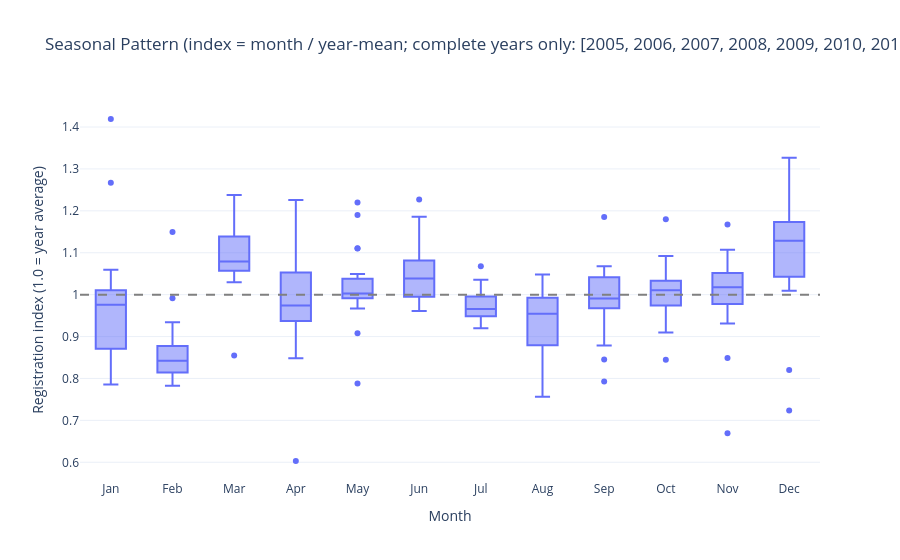

The notebook cell this image was saved under:
### Markdown cell above
## Plot 5: Seasonality of registrations

### Code cell
monthly = df.groupby("date")["registrations"].sum().reset_index()
monthly["year"] = monthly["date"].dt.year
monthly["month"] = monthly["date"].dt.month
monthly["month_name"] = monthly["date"].dt.strftime("%b")

# Index each month against its year's mean → isolates seasonal shape
monthly["year_mean"] = monthly.groupby("year")["registrations"].transform("mean")
monthly["index"] = monthly["registrations"] / monthly["year_mean"]

# Only use complete years (12 months present)
complete_years = monthly.groupby("year")["month"].nunique() == 12
valid_years = complete_years[complete_years].index
seasonality = monthly[monthly["year"].isin(valid_years)]

fig = px.box(
    seasonality, x="month_name", y="index", category_orders={"month_name": [
        "Jan","Feb","Mar","Apr","May","Jun","Jul","Aug","Sep","Oct","Nov","Dec"]},
    title=f"Seasonal Pattern (index = month / year-mean; complete years only: {list(valid_years)})",
    labels={"month_name": "Month", "index": "Registration index (1.0 = year average)"},
)
fig.add_hline(y=1.0, line_dash="dash", line_color="gray")
fig.update_layout(template="plotly_white")
fig.write_image(EDA_DIR / "05_seasonality.png", scale=2)
fig.show()

# Month rankings by median index
med = seasonality.groupby("month_name")["index"].median().sort_values(ascending=False)
print("Median seasonal index by month (top to bottom):")
print(med.to_string())

### Figure 1 — Plotly figure (JSON) as saved in the notebook; plotly's stock layout.template omitted (floating-point values rounded to 4 significant figures; data arrays with more than 128 entries replaced by an {"elided": "..."} marker saying what was removed)
{"data": [{"alignmentgroup": "True", "hovertemplate": "Month=%{x}<br>Registration index (1.0 = year average)=%{y}<extra></extra>", "legendgroup": "", "marker": {"color": "#636efa"}, "name": "", "notched": false, "offsetgroup": "", "orientation": "v", "showlegend": false, "type": "box", "x": {"elided": "252 str values"}, "x0": " ", "xaxis": "x", "y": {"elided": "252 float values"}, "y0": " ", "yaxis": "y"}], "layout": {"boxmode": "group", "legend": {"tracegroupgap": 0}, "shapes": [{"line": {"color": "gray", "dash": "dash"}, "type": "line", "x0": 0, "x1": 1, "xref": "x domain", "y0": 1, "y1": 1, "yref": "y"}], "title": {"text": "Seasonal Pattern (index = month / year-mean; complete years only: [2005, 2006, 2007, 2008, 2009, 2010, 2011, 2012, 2013, 2014, 2015, 2016, 2017, 2018, 2019, 2020, 2021, 2022, 2023, 2024, 2025])"}, "xaxis": {"anchor": "y", "categoryarray": ["Jan", "Feb", "Mar", "Apr", "May", "Jun", "Jul", "Aug", "Sep", "Oct", "Nov", "Dec"], "categoryorder": "array", "domain": [0, 1], "title": {"text": "Month"}}, "yaxis": {"anchor": "x", "domain": [0, 1], "title": {"text": "Registration index (1.0 = year average)"}}}}
